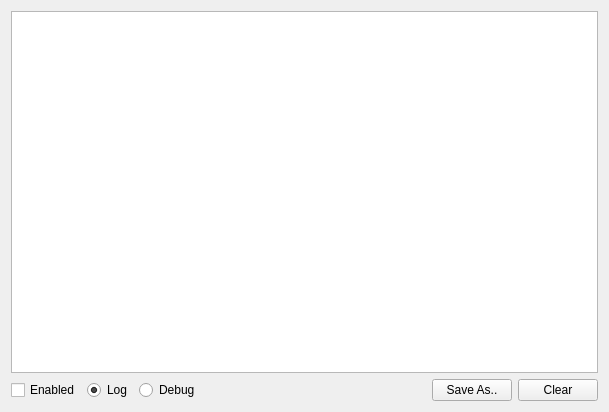
<?xml version="1.0" encoding="UTF-8"?>
<ui version="4.0">
 <class>DebugViewer</class>
 <widget class="QWidget" name="DebugViewer">
  <property name="geometry">
   <rect>
    <x>0</x>
    <y>0</y>
    <width>609</width>
    <height>412</height>
   </rect>
  </property>
  <property name="windowTitle">
   <string>Qt Bitcoin Trader [DEBUG VIEWER]</string>
  </property>
  <layout class="QGridLayout" name="gridLayout">
   <item row="1" column="3">
    <spacer name="horizontalSpacer">
     <property name="orientation">
      <enum>Qt::Horizontal</enum>
     </property>
     <property name="sizeHint" stdset="0">
      <size>
       <width>401</width>
       <height>20</height>
      </size>
     </property>
    </spacer>
   </item>
   <item row="1" column="1">
    <widget class="QRadioButton" name="radioLog">
     <property name="text">
      <string>Log</string>
     </property>
     <property name="checked">
      <bool>true</bool>
     </property>
    </widget>
   </item>
   <item row="1" column="5">
    <widget class="QPushButton" name="buttonClearLog">
     <property name="text">
      <string>Clear</string>
     </property>
    </widget>
   </item>
   <item row="1" column="2">
    <widget class="QRadioButton" name="radioDebug">
     <property name="text">
      <string>Debug</string>
     </property>
    </widget>
   </item>
   <item row="1" column="0">
    <widget class="QCheckBox" name="checkEnabled">
     <property name="text">
      <string>Enabled</string>
     </property>
    </widget>
   </item>
   <item row="0" column="0" colspan="6">
    <widget class="QPlainTextEdit" name="debugText">
     <property name="undoRedoEnabled">
      <bool>false</bool>
     </property>
     <property name="readOnly">
      <bool>true</bool>
     </property>
    </widget>
   </item>
   <item row="1" column="4">
    <widget class="QPushButton" name="buttonSaveAs">
     <property name="text">
      <string>Save As..</string>
     </property>
    </widget>
   </item>
  </layout>
 </widget>
 <layoutdefault spacing="6" margin="11"/>
 <resources/>
 <connections>
  <connection>
   <sender>buttonClearLog</sender>
   <signal>clicked()</signal>
   <receiver>debugText</receiver>
   <slot>clear()</slot>
   <hints>
    <hint type="sourcelabel">
     <x>564</x>
     <y>380</y>
    </hint>
    <hint type="destinationlabel">
     <x>543</x>
     <y>311</y>
    </hint>
   </hints>
  </connection>
 </connections>
</ui>
